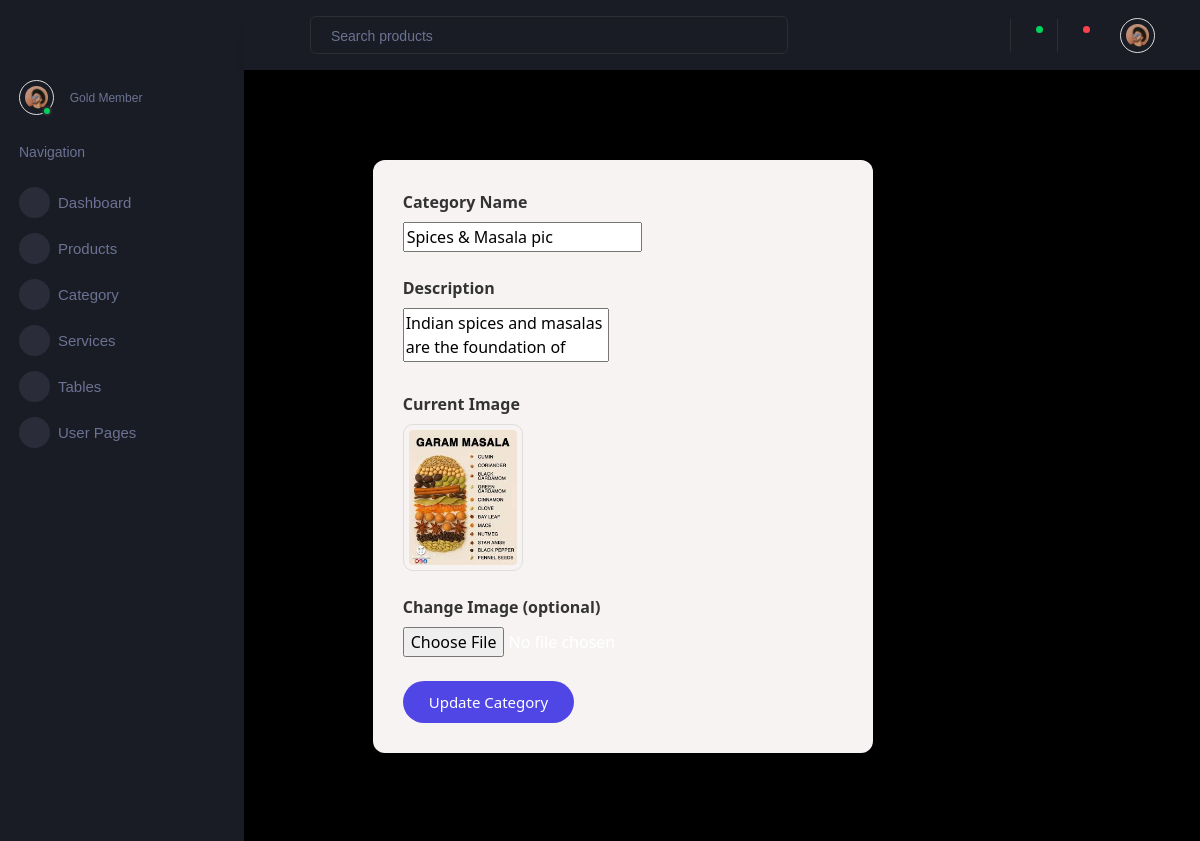
The page /store/edit_categorypage/6/ on the database as committed earlier.
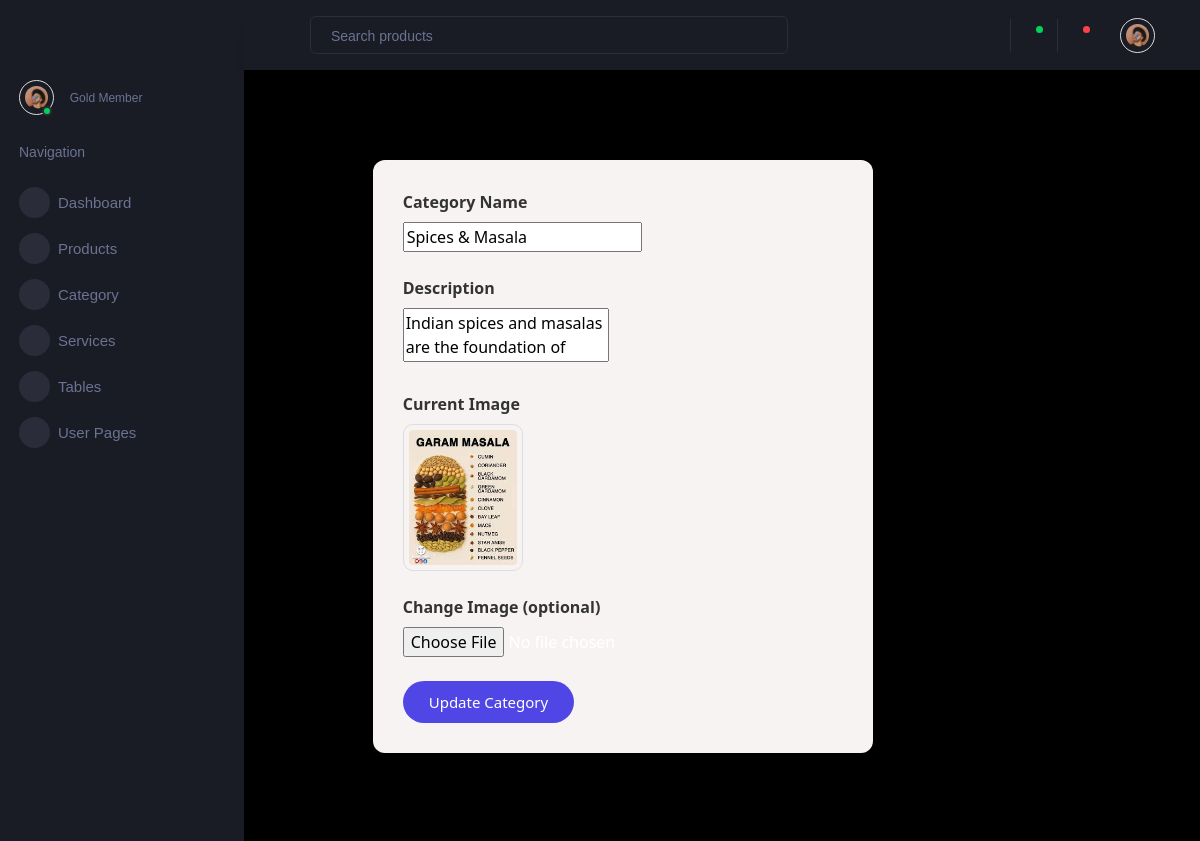
The same page on the database as committed later.
### Adminapp/models.py (models this page shows)
class CategoryDb(models.Model):
    CategoryName=models.CharField( max_length=50,unique=True)
    Description=models.TextField()
    CategoryImage=models.ImageField(upload_to="categories")

### Adminapp/views.py (the view)
# urls.py: path('edit_categorypage/<int:cat_id>/', views.edit_categorypage, name='edit_categorypage'),
def edit_categorypage(request,cat_id):
    category=CategoryDb.objects.get(id=cat_id)
    return render(request,"edit_category.html",{"category":category})

### Adminapp/templates/edit_category.html (shortened to what this page needs)
{% extends 'dashboard.html' %}
{% block content %}
<div class="content-wrapper">
<form method="POST" enctype="multipart/form-data" action="{% url 'edit_category' cat_id=category.id %}" class="form1">
    <label>Category Name</label><br>
    <input type="text" name="category_name"
           value="{{ category.CategoryName }}" required>
    <br><br>
    <label>Description</label><br>
    <textarea name="description" required>{{ category.Description }}</textarea>
    <br><br>
    <label>Current Image</label><br>
    <img src="{{ category.CategoryImage.url }}" width="120"><br><br>
    <label>Change Image (optional)</label><br>
    <input type="file" name="category_image">
    <br><br>
    <button type="submit">Update Category</button>
</form>
</div>
{% endblock %}

### Adminapp/templates/dashboard.html (shortened to what this page needs)
{% load static %}
<!DOCTYPE html>
<html lang="en">
  <head>
    <link rel="stylesheet" href="{% static 'assets/vendors/mdi/css/materialdesignicons.min.css' %}">
    <link rel="stylesheet" href="{% static 'assets/vendors/css/vendor.bundle.base.css' %}">
    <link rel="stylesheet" href="{% static 'assets/vendors/jvectormap/jquery-jvectormap.css' %}">
    <link rel="stylesheet" href="{% static 'assets/vendors/flag-icon-css/css/flag-icon.min.css' %}">
    <link rel="stylesheet" href="{% static 'assets/vendors/owl-carousel-2/owl.carousel.min.css' %}">
    <link rel="stylesheet" href="{% static 'assets/vendors/owl-carousel-2/owl.theme.default.min.css' %}">
    <link rel="stylesheet" href="{% static 'assets/css/style.css' %}">
  </head>
  <body>
    <div class="container-scroller">
      <nav class="sidebar sidebar-offcanvas" id="sidebar">
        <ul class="nav">
          <li class="nav-item profile">
            <div class="profile-desc">
              <div class="profile-pic">
                <div class="count-indicator">
                  <img class="img-xs rounded-circle " src="{% static 'assets/images/faces/face15.jpg' %}" alt="">
                  <span class="count bg-success"></span>
                </div>
                <div class="profile-name">
                  <span>Gold Member</span>
                </div>
              </div>
              <a href="#" id="profile-dropdown" data-toggle="dropdown"><i class="mdi mdi-dots-vertical"></i></a>
            </div>
          </li>
          <li class="nav-item nav-category">
            <span class="nav-link">Navigation</span>
          </li>
          <li class="nav-item menu-items">
            <a class="nav-link" href="{% url 'admin_dashboard' %}">
              <span class="menu-icon">
                <i class="mdi mdi-speedometer"></i>
              </span>
              <span class="menu-title">Dashboard</span>
            </a>
          </li>
           <li class="nav-item menu-items">
            <a class="nav-link" data-toggle="collapse" href="#ui-basic" aria-expanded="false" aria-controls="ui-basic">
              <span class="menu-icon">
                <i class="mdi mdi-laptop"></i>
              </span>
              <span class="menu-title">Products</span>
              <i class="menu-arrow"></i>
            </a>
          </li>
          <li class="nav-item menu-items">
            <a class="nav-link" data-toggle="collapse" href="#ui-basic1" aria-expanded="false" aria-controls="ui-basic">
              <span class="menu-icon">
                <i class="mdi mdi-laptop"></i>
              </span>
              <span class="menu-title">Category</span>
              <i class="menu-arrow"></i>
            </a>
          </li>
           <li class="nav-item menu-items">
            <a class="nav-link" data-toggle="collapse" href="#ui-basic2" aria-expanded="false" aria-controls="ui-basic">
              <span class="menu-icon">
                <i class="mdi mdi-laptop"></i>
              </span>
              <span class="menu-title">Services</span>
              <i class="menu-arrow"></i>
            </a>
          </li>
          <li class="nav-item menu-items">
            <a class="nav-link" href="pages/tables/basic-table.html">
              <span class="menu-icon">
                <i class="mdi mdi-table-large"></i>
              </span>
              <span class="menu-title">Tables</span>
            </a>
          </li>
          <li class="nav-item menu-items">
            <a class="nav-link" data-toggle="collapse" href="#auth" aria-expanded="false" aria-controls="auth">
              <span class="menu-icon">
                <i class="mdi mdi-security"></i>
              </span>
              <span class="menu-title">User Pages</span>
              <i class="menu-arrow"></i>
            </a>
          </li>
        </ul>
      </nav>
      <div class="container-fluid page-body-wrapper">
        <nav class="navbar p-0 fixed-top d-flex flex-row">
          <div class="navbar-menu-wrapper flex-grow d-flex align-items-stretch">
            <button class="navbar-toggler navbar-toggler align-self-center" type="button" data-toggle="minimize">
              <span class="mdi mdi-menu"></span>
            </button>
            <ul class="navbar-nav w-100">
              <li class="nav-item w-100">
                <form class="nav-link mt-2 mt-md-0 d-none d-lg-flex search">
                  <input type="text" class="form-control" placeholder="Search products">
                </form>
              </li>
            </ul>
            <ul class="navbar-nav navbar-nav-right">
              <li class="nav-item nav-settings d-none d-lg-block">
                <a class="nav-link" href="#">
                  <i class="mdi mdi-view-grid"></i>
                </a>
              </li>
              <li class="nav-item dropdown border-left">
                <a class="nav-link count-indicator dropdown-toggle" id="messageDropdown" href="#" data-toggle="dropdown" aria-expanded="false">
                  <i class="mdi mdi-email"></i>
                  <span class="count bg-success"></span>
                </a>
              </li>
              <li class="nav-item dropdown border-left">
                <a class="nav-link count-indicator dropdown-toggle" id="notificationDropdown" href="#" data-toggle="dropdown">
                  <i class="mdi mdi-bell"></i>
                  <span class="count bg-danger"></span>
                </a>
              </li>
              <li class="nav-item dropdown">
                <a class="nav-link" id="profileDropdown" href="#" data-toggle="dropdown">
                  <div class="navbar-profile">
                    <img class="img-xs rounded-circle" src="{% static 'assets/images/faces/face15.jpg' %}" alt="">
                    <i class="mdi mdi-menu-down d-none d-sm-block"></i>
                  </div>
                </a>
              </li>
            </ul>
          </div>
        </nav>
        <div class="main-panel">
          <div class="content-wrapper">
            {% block content %}{% endblock %}</div>
          </div>
          <footer class="footer">
            <div class="d-sm-flex justify-content-center justify-content-sm-between">
              <span class="text-muted d-block text-center text-sm-left d-sm-inline-block">Copyright © EasyGrocery.com 2020</span>
            </div>
          </footer>
        </div>
      </div>
  </body>
</html>

### Adminapp/templates/edit_category.html (style rules this page uses)
.form1 { max-width: 500px; margin: 30px auto ; background: #f8f3f3; padding: 30px; border-radius: 12px; box-shadow: 0 10px 25px rgba(0, 0, 0, 0.08); font-family: "Segoe UI", sans-serif; }
label { font-weight: 600; color: #333; }
img { border-radius: 10px; border: 1px solid #ddd; padding: 5px; }
button { background: #4f46e5; color: #fff; padding: 10px 26px; border: none; border-radius: 30px; font-size: 15px; cursor: pointer; transition: 0.3s; }

Rows that differ between the two databases and show on the page:
changed CategoryDb: category_name "Spices & Masala pic" → "Spices & Masala"
